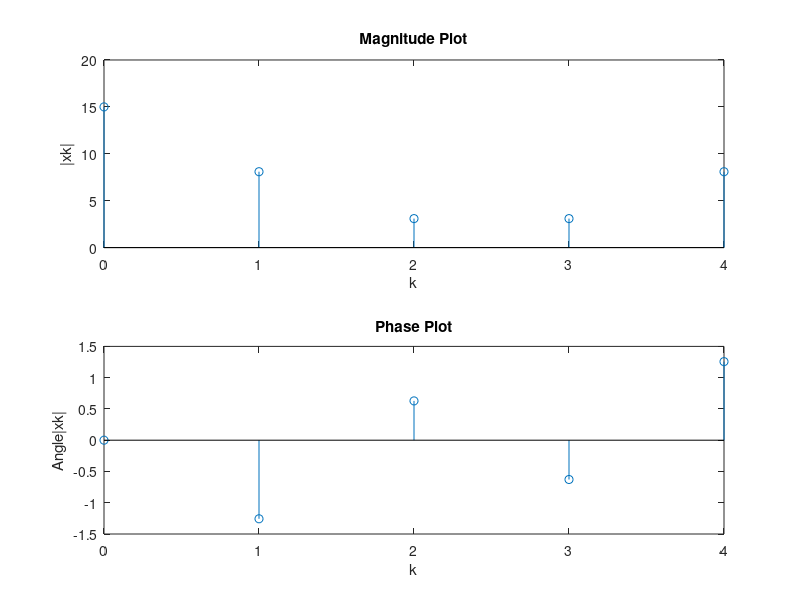

Write the MATLAB code that produced this figure.
clc;
close all;
clear all;
%%DFT
N=input('Enter the no of samples:');
xn=input('Enter the original sequence:');
xn=[xn xn xn]
xk=fft(xn,N)
k=0:1:N-1;
subplot(2,1,1);
stem(k,abs(xk));
title('Magnitude Plot');
xlabel('k');
ylabel('|xk|');
subplot(2,1,2);
stem(k,angle(xk));
title('Phase Plot');
xlabel('k');
ylabel('Angle|xk|');